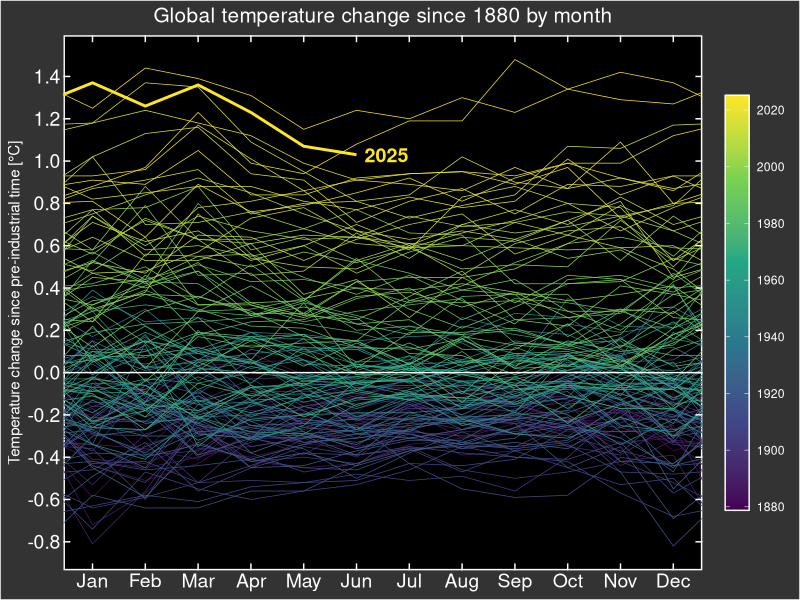

The R script that drew this image:
library(tidyverse)
library(scales)
library(glue)


temps <- read_csv("data/GLB.Ts+dSST.csv", skip = 1, na = "***") %>%
  select(year = Year, all_of(month.abb)) %>%
  pivot_longer(-year, names_to = "month", values_to = "t_diff") %>%
  drop_na()

last_dec <- temps %>%
  filter(month == "Dec") %>%
  mutate(
    year = year + 1,
    month = "last_Dec"
  )

next_jan <- temps %>%
  filter(month == "Jan") %>%
  mutate(
    year = year - 1,
    month = "next_Jan"
  )

t_data <-
  bind_rows(last_dec, temps, next_jan) %>%
  mutate(
    month = factor(month, levels = c("last_Dec", month.abb, "next_Jan")),
    month_number = as.numeric(month) - 1,
    this_year = year == max(temps$year)
  )

annotation <- t_data %>%
  slice_max(year) %>%
  slice_max(month_number)

t_data %>%
  ggplot(aes(
    x = month_number, y = t_diff,
    group = year, color = year,
    size = this_year
  )) +
  geom_line() +
  geom_hline(yintercept = 0, color = "white") +
  geom_text(
    data = annotation,
    aes(
      x = month_number, y = t_diff,
      label = year, color = year
    ),
    hjust = 0, size = 5, nudge_x = 0.15, fontface = "bold",
    inherit.aes = FALSE
  ) +
  scale_x_continuous(
    breaks = 1:12,
    labels = month.abb,
    sec.axis = dup_axis(name = NULL, labels = NULL)
  ) + # for ticks at top
  scale_y_continuous(
    breaks = seq(-2, 2, 0.2),
    sec.axis = dup_axis(name = NULL, labels = NULL)
  ) +
  scale_size_manual(
    breaks = c(FALSE, TRUE),
    values = c(0.25, 1),
    guide = FALSE
  ) +
  scale_color_viridis_c(
    breaks = seq(1880, 2024, 20),
    guide = guide_colourbar(
      frame.colour = "white",
      frame.linewidth = 0.5
    )
  ) +
  coord_cartesian(xlim = c(1, 12)) +
  labs(
    x = NULL,
    y = "Temperature change since pre-industrial time [\u00B0C]",
    title = glue("Global temperature change since {min(temps$year)} by month")
  ) +
  theme(
    plot.background = element_rect(fill = "#333333"),
    panel.background = element_rect(
      fill = "black",
      color = "white",
      linewidth = 1
    ),
    panel.grid = element_blank(),
    axis.text = element_text(color = "white", size = 14),
    axis.ticks = element_line(color = "white"),
    axis.ticks.length = unit(-5, "pt"), # Moves the ticks inside the plot
    axis.title = element_text(color = "white"),
    plot.title = element_text(color = "white", size = 15, hjust = 0.5),
    legend.title = element_blank(),
    legend.background = element_rect(fill = NA),
    legend.text = element_text(color = "white"),
    legend.key.height = unit(60, "pt")
  )
